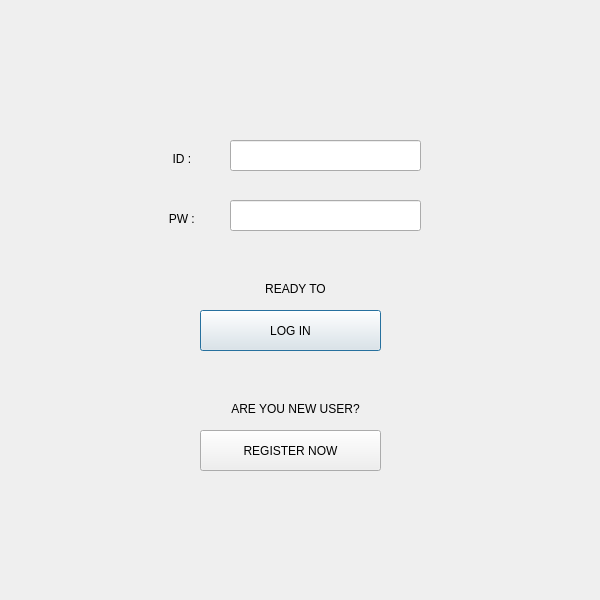
<?xml version="1.0" encoding="UTF-8"?>
<ui version="4.0">
 <class>Dialog</class>
 <widget class="QDialog" name="Dialog">
  <property name="geometry">
   <rect>
    <x>0</x>
    <y>0</y>
    <width>600</width>
    <height>600</height>
   </rect>
  </property>
  <property name="windowTitle">
   <string>Dialog</string>
  </property>
  <widget class="QLabel" name="label">
   <property name="geometry">
    <rect>
     <x>150</x>
     <y>150</y>
     <width>67</width>
     <height>17</height>
    </rect>
   </property>
   <property name="text">
    <string>ID : </string>
   </property>
   <property name="alignment">
    <set>Qt::AlignCenter</set>
   </property>
  </widget>
  <widget class="QLabel" name="label_2">
   <property name="geometry">
    <rect>
     <x>150</x>
     <y>210</y>
     <width>67</width>
     <height>17</height>
    </rect>
   </property>
   <property name="text">
    <string>PW : </string>
   </property>
   <property name="alignment">
    <set>Qt::AlignCenter</set>
   </property>
  </widget>
  <widget class="QPushButton" name="btnLogin">
   <property name="geometry">
    <rect>
     <x>200</x>
     <y>310</y>
     <width>181</width>
     <height>41</height>
    </rect>
   </property>
   <property name="text">
    <string>LOG IN</string>
   </property>
  </widget>
  <widget class="QPushButton" name="btnRegisternow">
   <property name="geometry">
    <rect>
     <x>200</x>
     <y>430</y>
     <width>181</width>
     <height>41</height>
    </rect>
   </property>
   <property name="text">
    <string>REGISTER NOW</string>
   </property>
  </widget>
  <widget class="QLabel" name="label_3">
   <property name="geometry">
    <rect>
     <x>220</x>
     <y>400</y>
     <width>151</width>
     <height>17</height>
    </rect>
   </property>
   <property name="text">
    <string>ARE YOU NEW USER?</string>
   </property>
   <property name="alignment">
    <set>Qt::AlignCenter</set>
   </property>
  </widget>
  <widget class="QLabel" name="label_4">
   <property name="geometry">
    <rect>
     <x>260</x>
     <y>280</y>
     <width>71</width>
     <height>17</height>
    </rect>
   </property>
   <property name="text">
    <string>READY TO</string>
   </property>
   <property name="alignment">
    <set>Qt::AlignCenter</set>
   </property>
  </widget>
  <widget class="QLineEdit" name="editId">
   <property name="geometry">
    <rect>
     <x>230</x>
     <y>140</y>
     <width>191</width>
     <height>31</height>
    </rect>
   </property>
  </widget>
  <widget class="QLineEdit" name="editPw">
   <property name="geometry">
    <rect>
     <x>230</x>
     <y>200</y>
     <width>191</width>
     <height>31</height>
    </rect>
   </property>
  </widget>
 </widget>
 <resources/>
 <connections/>
</ui>
